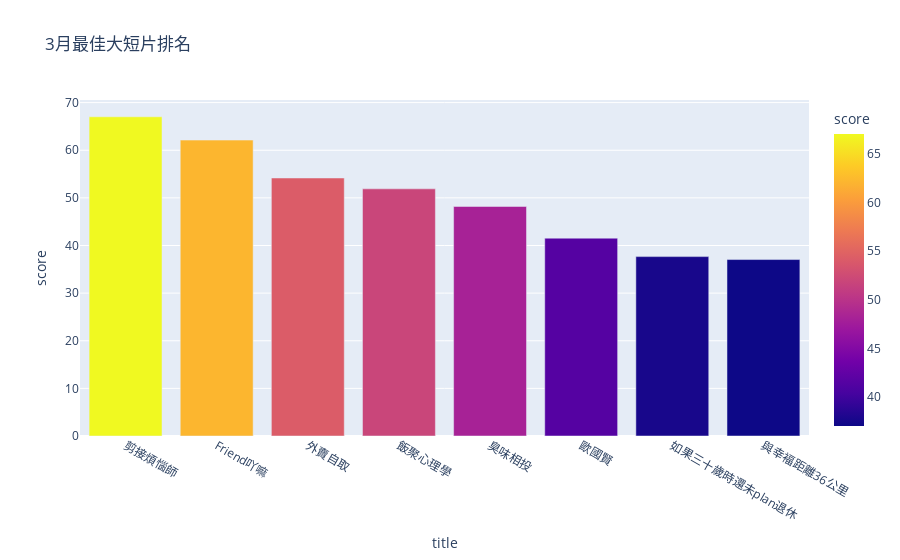

Notebook source saved alongside this figure:
### Code cell
# Since Plotly express does not support subplots (and I am lazy), I will just plot these one by one instead of in a loop

estimate_full_ranking('data/best_vid_mar.csv', '3月最佳大短片排名')

### Figure 1 — Plotly figure (JSON) as saved in the notebook; plotly's stock layout.template omitted (floating-point values rounded to 4 significant figures)
{"data": [{"alignmentgroup": "True", "hovertemplate": "title=%{x}<br>score=%{marker.color}<extra></extra>", "legendgroup": "", "marker": {"color": [67.02, 62.13, 54.17, 51.9, 48.2, 41.54, 37.66, 37.05], "coloraxis": "coloraxis"}, "name": "", "offsetgroup": "", "orientation": "v", "showlegend": false, "textposition": "auto", "type": "bar", "x": ["剪接煩惱師", "Friend吖嘛", "外賣自取", "飯聚心理學", "臭味相投", "歐國賢", "如果三十歲時還未plan退休", "與幸褔距離36公里"], "xaxis": "x", "y": [67.02, 62.13, 54.17, 51.9, 48.2, 41.54, 37.66, 37.05], "yaxis": "y"}], "layout": {"barmode": "relative", "coloraxis": {"colorbar": {"title": {"text": "score"}}, "colorscale": [[0, "#0d0887"], [0.1111, "#46039f"], [0.2222, "#7201a8"], [0.3333, "#9c179e"], [0.4444, "#bd3786"], [0.5556, "#d8576b"], [0.6667, "#ed7953"], [0.7778, "#fb9f3a"], [0.8889, "#fdca26"], [1, "#f0f921"]]}, "legend": {"tracegroupgap": 0}, "title": {"text": "3月最佳大短片排名"}, "xaxis": {"anchor": "y", "domain": [0, 1], "title": {"text": "title"}}, "yaxis": {"anchor": "x", "domain": [0, 1], "title": {"text": "score"}}}}
